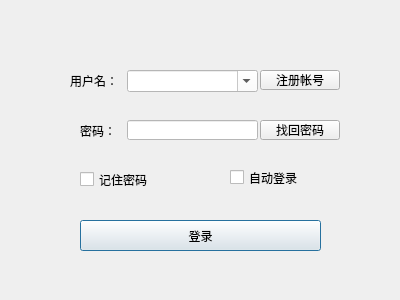
<?xml version="1.0" encoding="UTF-8"?>
<ui version="4.0">
 <class>LoginDialog</class>
 <widget class="QDialog" name="LoginDialog">
  <property name="geometry">
   <rect>
    <x>0</x>
    <y>0</y>
    <width>400</width>
    <height>300</height>
   </rect>
  </property>
  <property name="minimumSize">
   <size>
    <width>400</width>
    <height>300</height>
   </size>
  </property>
  <property name="maximumSize">
   <size>
    <width>400</width>
    <height>300</height>
   </size>
  </property>
  <property name="windowTitle">
   <string/>
  </property>
  <property name="sizeGripEnabled">
   <bool>false</bool>
  </property>
  <property name="modal">
   <bool>false</bool>
  </property>
  <widget class="QPushButton" name="pushButtonLogin">
   <property name="geometry">
    <rect>
     <x>80</x>
     <y>220</y>
     <width>241</width>
     <height>31</height>
    </rect>
   </property>
   <property name="text">
    <string>登录</string>
   </property>
  </widget>
  <widget class="QLabel" name="label">
   <property name="geometry">
    <rect>
     <x>70</x>
     <y>70</y>
     <width>54</width>
     <height>21</height>
    </rect>
   </property>
   <property name="text">
    <string>用户名：</string>
   </property>
  </widget>
  <widget class="QLabel" name="label_2">
   <property name="geometry">
    <rect>
     <x>80</x>
     <y>120</y>
     <width>31</width>
     <height>21</height>
    </rect>
   </property>
   <property name="text">
    <string>密码：</string>
   </property>
  </widget>
  <widget class="QLineEdit" name="lineEditPassWord">
   <property name="geometry">
    <rect>
     <x>127</x>
     <y>120</y>
     <width>131</width>
     <height>20</height>
    </rect>
   </property>
   <property name="styleSheet">
    <string notr="true">background-color: rgb(255, 255, 255);</string>
   </property>
  </widget>
  <widget class="QCheckBox" name="checkBoxRemeber">
   <property name="geometry">
    <rect>
     <x>80</x>
     <y>169</y>
     <width>91</width>
     <height>21</height>
    </rect>
   </property>
   <property name="text">
    <string>记住密码</string>
   </property>
  </widget>
  <widget class="QCheckBox" name="checkBoxAuto">
   <property name="geometry">
    <rect>
     <x>230</x>
     <y>167</y>
     <width>91</width>
     <height>21</height>
    </rect>
   </property>
   <property name="text">
    <string>自动登录</string>
   </property>
  </widget>
  <widget class="QComboBox" name="comboBoxUserName">
   <property name="geometry">
    <rect>
     <x>127</x>
     <y>70</y>
     <width>131</width>
     <height>22</height>
    </rect>
   </property>
   <property name="styleSheet">
    <string notr="true">background-color: rgb(255, 255, 255);</string>
   </property>
   <property name="editable">
    <bool>true</bool>
   </property>
  </widget>
  <widget class="QPushButton" name="pushButtonInsertData">
   <property name="geometry">
    <rect>
     <x>260</x>
     <y>70</y>
     <width>80</width>
     <height>20</height>
    </rect>
   </property>
   <property name="styleSheet">
    <string notr="true"/>
   </property>
   <property name="text">
    <string>注册帐号</string>
   </property>
  </widget>
  <widget class="QPushButton" name="pushButtonBackData">
   <property name="geometry">
    <rect>
     <x>260</x>
     <y>120</y>
     <width>80</width>
     <height>20</height>
    </rect>
   </property>
   <property name="styleSheet">
    <string notr="true"/>
   </property>
   <property name="text">
    <string>找回密码</string>
   </property>
  </widget>
 </widget>
 <resources/>
 <connections/>
</ui>
